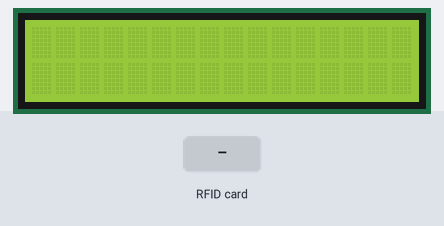
The sketch below on a simulated Arduino Uno, built with avr-gcc and run on an emulated ATmega328P. On the bench: 16×2 character LCD. The inputs (shaded band) are chosen by the test bench. What the sketch prints to the serial monitor is not drawn.

Above: at 1.3 s.
1.4 s: RFID card 10 77 4F A8 held to the reader
At 2.6 s:
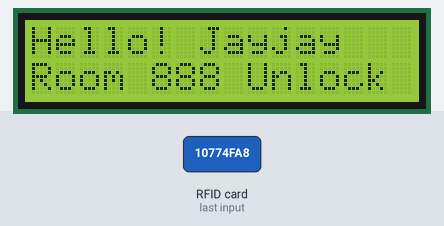
2.9 s: RFID card 46 DB 52 A3 held to the reader
At 5.1 s:
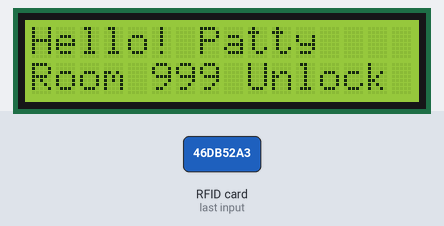
Timing chart, 0 to 6.6 s (numbered marks = the images above; inputs shaded):
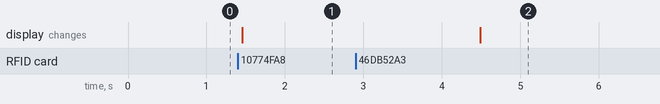

Measured:
- after the input at 1.4 s, the display: changes after 0.05 s (image 1)
- after the input at 2.9 s, the display: changes after 1.6 s (image 2)

The sketch:

RFID_LCD_ex_code3.ino
```cpp
//RFID     -3.3V-RST-GND-IRQ-MISO-MOSI-SCK-SDA ----RFID腳位接下方Arduino腳位
//接Arduino-3.3V-A0 -GND- 空-12  - 11 -13 -10  ----Arduino接腳
//////////////////////////////////////////////////////////////////////////
//I2C LCD  -GND-VCC-SDA-SCL   ---LCD腳位接下方Arduino腳位
//接Arduino-GND-5V -A4 -A5    ---Arduino接腳
/////////////////////////////////////////////////////////////////////////
//RFID套件-start
#include <SPI.h>
#include <MFRC522.h>     // 引用程式庫
#define RST_PIN      A0        // 讀卡機的重置腳位
#define SS_PIN       10        // 晶片選擇腳位
MFRC522 mfrc522(SS_PIN, RST_PIN);  // 建立MFRC522物件
//RFID套件-end

//LCD套件-start
#include <Wire.h>
#include <LiquidCrystal_I2C.h>
LiquidCrystal_I2C lcd(0x3F, 2, 1, 0, 4, 5, 6, 7, 3, POSITIVE);
//LCD套件-end

void setup() {
  Serial.begin(9600);  // 設定串列通訊速率
  Serial.println("RFID-LCD reader is ready!");
  //RFID載入-start
  SPI.begin();   // 設定  SPI bus
  mfrc522.PCD_Init();   // 初始化MFRC522讀卡機模組
  //RFID載入-end

  //LCD載入-start
lcd.begin(16, 2); // 初始化 LCD，一行 16 的字元，共 2 行
lcd.backlight();  //開啟背光
  //LCD載入-end
}

void loop() {
  if ( ! mfrc522.PICC_IsNewCardPresent()) // 是否為新卡？
  {
    return;
  }

  if ( ! mfrc522.PICC_ReadCardSerial())   // 選擇一張卡
  {
    return;
  }
  //Show UID on serial monitor
  Serial.print("Card No. :");
  String content = "";
  byte letter;
  for (byte i = 0; i < mfrc522.uid.size; i++)
  {
    Serial.print(mfrc522.uid.uidByte[i] < 0x10 ? " 0" : " ");
    Serial.print(mfrc522.uid.uidByte[i], HEX);
    content.concat(String(mfrc522.uid.uidByte[i] < 0x10 ? " 0" : " "));
    content.concat(String(mfrc522.uid.uidByte[i], HEX));
  }
  Serial.println();
  Serial.print(" Message : ");
  content.toUpperCase();

   if (content.substring(1) == "10 77 4F A8")
   {
    lcd.clear();  //清除螢幕顯示的資料
    lcd.setCursor(0, 0); // 設定游標位置在第一行行首(
    lcd.print("Hello! Jayjay");
    lcd.setCursor(0, 1); // 設定游標位置在第二行行首
    lcd.print("Room 888 Unlock");
   }
   if  (content.substring(1) == "46 DB 52 A3")
   {
    lcd.clear();  //清除螢幕顯示的資料
    lcd.setCursor(0, 0); // 設定游標位置在第一行行首(第幾字元開始顯示,0第1行)
    lcd.print("Hello! Patty");
    lcd.setCursor(0, 1); // 設定游標位置在第二行行首(第幾字元開始顯示,1第2行)
    lcd.print("Room 999 Unlock");
   }
     delay(3000);


} //main end
```
